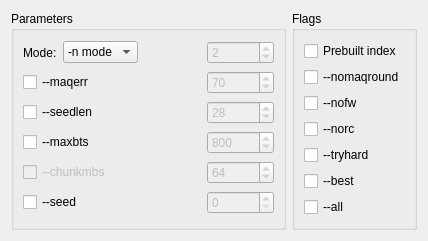
<?xml version="1.0" encoding="UTF-8"?>
<ui version="4.0">
 <class>BowtieSettings</class>
 <widget class="QWidget" name="BowtieSettings">
  <property name="windowModality">
   <enum>Qt::NonModal</enum>
  </property>
  <property name="enabled">
   <bool>true</bool>
  </property>
  <property name="geometry">
   <rect>
    <x>0</x>
    <y>0</y>
    <width>428</width>
    <height>241</height>
   </rect>
  </property>
  <property name="sizePolicy">
   <sizepolicy hsizetype="Preferred" vsizetype="Preferred">
    <horstretch>0</horstretch>
    <verstretch>0</verstretch>
   </sizepolicy>
  </property>
  <property name="minimumSize">
   <size>
    <width>0</width>
    <height>0</height>
   </size>
  </property>
  <property name="contextMenuPolicy">
   <enum>Qt::DefaultContextMenu</enum>
  </property>
  <property name="windowTitle">
   <string/>
  </property>
  <layout class="QHBoxLayout" name="horizontalLayout_3">
   <item>
    <widget class="QGroupBox" name="ParamBox">
     <property name="title">
      <string>Parameters</string>
     </property>
     <property name="checkable">
      <bool>false</bool>
     </property>
     <property name="checked">
      <bool>false</bool>
     </property>
     <layout class="QHBoxLayout" name="horizontalLayout">
      <item>
       <layout class="QGridLayout" name="gridLayout">
        <property name="horizontalSpacing">
         <number>8</number>
        </property>
        <item row="1" column="4">
         <widget class="QSpinBox" name="maqerrSpinBox">
          <property name="enabled">
           <bool>false</bool>
          </property>
          <property name="minimum">
           <number>1</number>
          </property>
          <property name="maximum">
           <number>999999999</number>
          </property>
          <property name="value">
           <number>70</number>
          </property>
         </widget>
        </item>
        <item row="1" column="2">
         <widget class="QCheckBox" name="maqerrCheckBox">
          <property name="toolTip">
           <string>&lt;!DOCTYPE HTML PUBLIC &quot;-//W3C//DTD HTML 4.0//EN&quot; &quot;http://www.w3.org/TR/REC-html40/strict.dtd&quot;&gt;
&lt;html&gt;&lt;head&gt;&lt;meta name=&quot;qrichtext&quot; content=&quot;1&quot; /&gt;&lt;style type=&quot;text/css&quot;&gt;
p, li { white-space: pre-wrap; }
&lt;/style&gt;&lt;/head&gt;&lt;body style=&quot; font-family:'MS Shell Dlg 2'; font-size:8.25pt; font-weight:400; font-style:normal;&quot;&gt;
&lt;p style=&quot; margin-top:0px; margin-bottom:0px; margin-left:0px; margin-right:0px; -qt-block-indent:0; text-indent:0px;&quot;&gt;&lt;span style=&quot; font-size:8pt;&quot;&gt;Maximum permitted total of quality values at all mismatched read positions throughout the entire alignment, &lt;/span&gt;&lt;/p&gt;
&lt;p style=&quot; margin-top:0px; margin-bottom:0px; margin-left:0px; margin-right:0px; -qt-block-indent:0; text-indent:0px;&quot;&gt;&lt;span style=&quot; font-size:8pt;&quot;&gt;not just in the &amp;quot;seed&amp;quot;. &lt;/span&gt;&lt;/p&gt;
&lt;p style=&quot; margin-top:0px; margin-bottom:0px; margin-left:0px; margin-right:0px; -qt-block-indent:0; text-indent:0px;&quot;&gt;&lt;span style=&quot; font-size:8pt;&quot;&gt;The default is 70. &lt;/span&gt;&lt;/p&gt;
&lt;p style=&quot; margin-top:0px; margin-bottom:0px; margin-left:0px; margin-right:0px; -qt-block-indent:0; text-indent:0px;&quot;&gt;&lt;span style=&quot; font-size:8pt;&quot;&gt;Like Maq, bowtie rounds quality values to the nearest 10 and saturates at 30; &lt;/span&gt;&lt;/p&gt;
&lt;p style=&quot; margin-top:0px; margin-bottom:0px; margin-left:0px; margin-right:0px; -qt-block-indent:0; text-indent:0px;&quot;&gt;&lt;span style=&quot; font-size:8pt;&quot;&gt;rounding can be disabled with --nomaqround.&lt;/span&gt;&lt;/p&gt;&lt;/body&gt;&lt;/html&gt;</string>
          </property>
          <property name="text">
           <string>--maqerr</string>
          </property>
         </widget>
        </item>
        <item row="2" column="2">
         <widget class="QCheckBox" name="seedlenCheckBox">
          <property name="toolTip">
           <string>&lt;!DOCTYPE HTML PUBLIC &quot;-//W3C//DTD HTML 4.0//EN&quot; &quot;http://www.w3.org/TR/REC-html40/strict.dtd&quot;&gt;
&lt;html&gt;&lt;head&gt;&lt;meta name=&quot;qrichtext&quot; content=&quot;1&quot; /&gt;&lt;style type=&quot;text/css&quot;&gt;
p, li { white-space: pre-wrap; }
&lt;/style&gt;&lt;/head&gt;&lt;body style=&quot; font-family:'MS Shell Dlg 2'; font-size:8.25pt; font-weight:400; font-style:normal;&quot;&gt;
&lt;p style=&quot; margin-top:0px; margin-bottom:0px; margin-left:0px; margin-right:0px; -qt-block-indent:0; text-indent:0px;&quot;&gt;&lt;span style=&quot; font-size:8pt;&quot;&gt;The &amp;quot;seed length&amp;quot;; &lt;/span&gt;&lt;/p&gt;
&lt;p style=&quot; margin-top:0px; margin-bottom:0px; margin-left:0px; margin-right:0px; -qt-block-indent:0; text-indent:0px;&quot;&gt;&lt;span style=&quot; font-size:8pt;&quot;&gt;i.e., the number of bases on the high-quality end of the read to which the -n ceiling applies.&lt;/span&gt;&lt;/p&gt;
&lt;p style=&quot; margin-top:0px; margin-bottom:0px; margin-left:0px; margin-right:0px; -qt-block-indent:0; text-indent:0px;&quot;&gt;&lt;span style=&quot; font-size:8pt;&quot;&gt;The lowest permitted setting is 5 and the default is 28. bowtie is faster for larger values of -l.&lt;/span&gt;&lt;/p&gt;&lt;/body&gt;&lt;/html&gt;</string>
          </property>
          <property name="text">
           <string>--seedlen</string>
          </property>
         </widget>
        </item>
        <item row="2" column="4">
         <widget class="QSpinBox" name="seedlenSpinBox">
          <property name="enabled">
           <bool>false</bool>
          </property>
          <property name="minimum">
           <number>5</number>
          </property>
          <property name="maximum">
           <number>999999999</number>
          </property>
          <property name="value">
           <number>28</number>
          </property>
         </widget>
        </item>
        <item row="1" column="3">
         <spacer name="horizontalSpacer_5">
          <property name="orientation">
           <enum>Qt::Horizontal</enum>
          </property>
          <property name="sizeHint" stdset="0">
           <size>
            <width>40</width>
            <height>20</height>
           </size>
          </property>
         </spacer>
        </item>
        <item row="2" column="3">
         <spacer name="horizontalSpacer_7">
          <property name="orientation">
           <enum>Qt::Horizontal</enum>
          </property>
          <property name="sizeHint" stdset="0">
           <size>
            <width>40</width>
            <height>20</height>
           </size>
          </property>
         </spacer>
        </item>
        <item row="3" column="2">
         <widget class="QCheckBox" name="maxbtsCheckBox">
          <property name="toolTip">
           <string>&lt;!DOCTYPE HTML PUBLIC &quot;-//W3C//DTD HTML 4.0//EN&quot; &quot;http://www.w3.org/TR/REC-html40/strict.dtd&quot;&gt;
&lt;html&gt;&lt;head&gt;&lt;meta name=&quot;qrichtext&quot; content=&quot;1&quot; /&gt;&lt;style type=&quot;text/css&quot;&gt;
p, li { white-space: pre-wrap; }
&lt;/style&gt;&lt;/head&gt;&lt;body style=&quot; font-family:'MS Shell Dlg 2'; font-size:8.25pt; font-weight:400; font-style:normal;&quot;&gt;
&lt;p style=&quot; margin-top:0px; margin-bottom:0px; margin-left:0px; margin-right:0px; -qt-block-indent:0; text-indent:0px;&quot;&gt;&lt;span style=&quot; font-size:8pt;&quot;&gt;The maximum insert size for valid paired-end alignments. &lt;/span&gt;&lt;/p&gt;
&lt;p style=&quot; margin-top:0px; margin-bottom:0px; margin-left:0px; margin-right:0px; -qt-block-indent:0; text-indent:0px;&quot;&gt;&lt;span style=&quot; font-size:8pt;&quot;&gt;E.g. if -X 100 is specified and a paired-end alignment consists of two 20-bp alignments in the proper orientation with a 60-bp gap between them, &lt;/span&gt;&lt;/p&gt;
&lt;p style=&quot; margin-top:0px; margin-bottom:0px; margin-left:0px; margin-right:0px; -qt-block-indent:0; text-indent:0px;&quot;&gt;&lt;span style=&quot; font-size:8pt;&quot;&gt;that alignment is considered valid (as long as -I is also satisfied). &lt;/span&gt;&lt;/p&gt;
&lt;p style=&quot; margin-top:0px; margin-bottom:0px; margin-left:0px; margin-right:0px; -qt-block-indent:0; text-indent:0px;&quot;&gt;&lt;span style=&quot; font-size:8pt;&quot;&gt;A 61-bp gap would not be valid in that case. &lt;/span&gt;&lt;/p&gt;
&lt;p style=&quot; margin-top:0px; margin-bottom:0px; margin-left:0px; margin-right:0px; -qt-block-indent:0; text-indent:0px;&quot;&gt;&lt;span style=&quot; font-size:8pt;&quot;&gt;If trimming options -3 or -5 are also used, &lt;/span&gt;&lt;/p&gt;
&lt;p style=&quot; margin-top:0px; margin-bottom:0px; margin-left:0px; margin-right:0px; -qt-block-indent:0; text-indent:0px;&quot;&gt;&lt;span style=&quot; font-size:8pt;&quot;&gt;the -X constraint is applied with respect to the untrimmed mates, not the trimmed mates.&lt;/span&gt;&lt;/p&gt;
&lt;p style=&quot; margin-top:0px; margin-bottom:0px; margin-left:0px; margin-right:0px; -qt-block-indent:0; text-indent:0px;&quot;&gt;&lt;span style=&quot; font-size:8pt;&quot;&gt;Default: 250.&lt;/span&gt;&lt;/p&gt;&lt;/body&gt;&lt;/html&gt;</string>
          </property>
          <property name="text">
           <string>--maxbts</string>
          </property>
         </widget>
        </item>
        <item row="3" column="3">
         <spacer name="horizontalSpacer_9">
          <property name="orientation">
           <enum>Qt::Horizontal</enum>
          </property>
          <property name="sizeHint" stdset="0">
           <size>
            <width>40</width>
            <height>20</height>
           </size>
          </property>
         </spacer>
        </item>
        <item row="3" column="4">
         <widget class="QSpinBox" name="maxbtsSpinBox">
          <property name="enabled">
           <bool>false</bool>
          </property>
          <property name="minimum">
           <number>1</number>
          </property>
          <property name="maximum">
           <number>999999999</number>
          </property>
          <property name="value">
           <number>800</number>
          </property>
         </widget>
        </item>
        <item row="5" column="3">
         <spacer name="horizontalSpacer_11">
          <property name="orientation">
           <enum>Qt::Horizontal</enum>
          </property>
          <property name="sizeHint" stdset="0">
           <size>
            <width>40</width>
            <height>20</height>
           </size>
          </property>
         </spacer>
        </item>
        <item row="5" column="4">
         <widget class="QSpinBox" name="chunkmbsSpinBox">
          <property name="enabled">
           <bool>false</bool>
          </property>
          <property name="minimum">
           <number>1</number>
          </property>
          <property name="maximum">
           <number>999999999</number>
          </property>
          <property name="value">
           <number>64</number>
          </property>
         </widget>
        </item>
        <item row="5" column="2">
         <widget class="QCheckBox" name="chunckmbsCheckBox">
          <property name="enabled">
           <bool>false</bool>
          </property>
          <property name="toolTip">
           <string>The number of megabytes of memory a given thread is given to store path descriptors in --best mode. 
Best-first search must keep track of many paths at once to ensure it is always extending the path with the lowest cumulative cost. 
Bowtie tries to minimize the memory impact of the descriptors, but they can still grow very large in some cases. 
If you receive an error message saying that chunk memory has been exhausted in --best mode, 
try adjusting this parameter up to dedicate more memory to the descriptors. 
Default: 64.</string>
          </property>
          <property name="text">
           <string>--chunkmbs</string>
          </property>
         </widget>
        </item>
        <item row="6" column="4">
         <widget class="QSpinBox" name="spinBox">
          <property name="enabled">
           <bool>false</bool>
          </property>
          <property name="maximum">
           <number>999999999</number>
          </property>
         </widget>
        </item>
        <item row="6" column="2">
         <widget class="QCheckBox" name="seedCheckBox">
          <property name="toolTip">
           <string>Use &lt;int&gt; as the seed for pseudo-random number generator</string>
          </property>
          <property name="text">
           <string>--seed</string>
          </property>
         </widget>
        </item>
        <item row="6" column="3">
         <spacer name="horizontalSpacer_2">
          <property name="orientation">
           <enum>Qt::Horizontal</enum>
          </property>
          <property name="sizeHint" stdset="0">
           <size>
            <width>40</width>
            <height>20</height>
           </size>
          </property>
         </spacer>
        </item>
        <item row="0" column="4">
         <widget class="QSpinBox" name="mismatchesSpinBox">
          <property name="enabled">
           <bool>false</bool>
          </property>
          <property name="maximum">
           <number>3</number>
          </property>
          <property name="value">
           <number>2</number>
          </property>
         </widget>
        </item>
        <item row="0" column="3">
         <spacer name="horizontalSpacer">
          <property name="orientation">
           <enum>Qt::Horizontal</enum>
          </property>
          <property name="sizeType">
           <enum>QSizePolicy::MinimumExpanding</enum>
          </property>
          <property name="sizeHint" stdset="0">
           <size>
            <width>40</width>
            <height>20</height>
           </size>
          </property>
         </spacer>
        </item>
        <item row="0" column="2">
         <layout class="QHBoxLayout" name="horizontalLayout_2">
          <item>
           <widget class="QLabel" name="label">
            <property name="text">
             <string>Mode:  </string>
            </property>
           </widget>
          </item>
          <item>
           <widget class="QComboBox" name="mismatchesComboBox">
            <property name="toolTip">
             <string>&lt;!DOCTYPE HTML PUBLIC &quot;-//W3C//DTD HTML 4.0//EN&quot; &quot;http://www.w3.org/TR/REC-html40/strict.dtd&quot;&gt;
&lt;html&gt;&lt;head&gt;&lt;meta name=&quot;qrichtext&quot; content=&quot;1&quot; /&gt;&lt;style type=&quot;text/css&quot;&gt;
p, li { white-space: pre-wrap; }
&lt;/style&gt;&lt;/head&gt;&lt;body style=&quot; font-family:'MS Shell Dlg 2'; font-size:8.25pt; font-weight:400; font-style:normal;&quot;&gt;
&lt;p style=&quot; margin-top:0px; margin-bottom:0px; margin-left:0px; margin-right:0px; -qt-block-indent:0; text-indent:0px;&quot;&gt;&lt;span style=&quot; font-size:8pt;&quot;&gt;When the -n option is specified (which is the default), &lt;/span&gt;&lt;/p&gt;
&lt;p style=&quot; margin-top:0px; margin-bottom:0px; margin-left:0px; margin-right:0px; -qt-block-indent:0; text-indent:0px;&quot;&gt;&lt;span style=&quot; font-size:8pt;&quot;&gt;bowtie determines which alignments are valid according to the following policy, &lt;/span&gt;&lt;/p&gt;
&lt;p style=&quot; margin-top:0px; margin-bottom:0px; margin-left:0px; margin-right:0px; -qt-block-indent:0; text-indent:0px;&quot;&gt;&lt;span style=&quot; font-size:8pt;&quot;&gt;which is similar to Maq's default policy.&lt;/span&gt;&lt;/p&gt;
&lt;p style=&quot;-qt-paragraph-type:empty; margin-top:0px; margin-bottom:0px; margin-left:0px; margin-right:0px; -qt-block-indent:0; text-indent:0px; font-size:8pt;&quot;&gt;&lt;/p&gt;
&lt;p style=&quot; margin-top:0px; margin-bottom:0px; margin-left:0px; margin-right:0px; -qt-block-indent:0; text-indent:0px;&quot;&gt;&lt;span style=&quot; font-size:8pt;&quot;&gt;In -v mode, alignments may have no more than V mismatches, where V may be a number from 0 through 3 set using the -v option. Quality values are ignored. The -v option is mutually exclusive with the -n option.&lt;/span&gt;&lt;/p&gt;&lt;/body&gt;&lt;/html&gt;</string>
            </property>
            <property name="modelColumn">
             <number>0</number>
            </property>
            <item>
             <property name="text">
              <string>-n mode</string>
             </property>
            </item>
            <item>
             <property name="text">
              <string>-v mode</string>
             </property>
            </item>
           </widget>
          </item>
         </layout>
        </item>
       </layout>
      </item>
     </layout>
    </widget>
   </item>
   <item>
    <widget class="QGroupBox" name="FlagsBox">
     <property name="title">
      <string>Flags</string>
     </property>
     <property name="flat">
      <bool>false</bool>
     </property>
     <property name="checkable">
      <bool>false</bool>
     </property>
     <layout class="QVBoxLayout" name="verticalLayout_2">
      <item>
       <layout class="QVBoxLayout" name="verticalLayout">
        <item>
         <widget class="QCheckBox" name="prebuiltIndexCheckBox">
          <property name="toolTip">
           <string>Using prebuilt index file instead of reference sequence</string>
          </property>
          <property name="text">
           <string>Prebuilt index</string>
          </property>
         </widget>
        </item>
        <item>
         <widget class="QCheckBox" name="nomaqroundCheckBox">
          <property name="toolTip">
           <string>&lt;!DOCTYPE HTML PUBLIC &quot;-//W3C//DTD HTML 4.0//EN&quot; &quot;http://www.w3.org/TR/REC-html40/strict.dtd&quot;&gt;
&lt;html&gt;&lt;head&gt;&lt;meta name=&quot;qrichtext&quot; content=&quot;1&quot; /&gt;&lt;style type=&quot;text/css&quot;&gt;
p, li { white-space: pre-wrap; }
&lt;/style&gt;&lt;/head&gt;&lt;body style=&quot; font-family:'MS Shell Dlg 2'; font-size:8.25pt; font-weight:400; font-style:normal;&quot;&gt;
&lt;p style=&quot; margin-top:0px; margin-bottom:0px; margin-left:0px; margin-right:0px; -qt-block-indent:0; text-indent:0px;&quot;&gt;&lt;span style=&quot; font-size:8pt;&quot;&gt;Maq accepts quality values in the Phred quality scale, &lt;/span&gt;&lt;/p&gt;
&lt;p style=&quot; margin-top:0px; margin-bottom:0px; margin-left:0px; margin-right:0px; -qt-block-indent:0; text-indent:0px;&quot;&gt;&lt;span style=&quot; font-size:8pt;&quot;&gt;but internally rounds values to the nearest 10, &lt;/span&gt;&lt;/p&gt;
&lt;p style=&quot; margin-top:0px; margin-bottom:0px; margin-left:0px; margin-right:0px; -qt-block-indent:0; text-indent:0px;&quot;&gt;&lt;span style=&quot; font-size:8pt;&quot;&gt;with a maximum of 30. &lt;/span&gt;&lt;/p&gt;
&lt;p style=&quot; margin-top:0px; margin-bottom:0px; margin-left:0px; margin-right:0px; -qt-block-indent:0; text-indent:0px;&quot;&gt;&lt;span style=&quot; font-size:8pt;&quot;&gt;By default, bowtie also rounds this way. --nomaqround prevents this rounding in bowtie.&lt;/span&gt;&lt;/p&gt;&lt;/body&gt;&lt;/html&gt;</string>
          </property>
          <property name="text">
           <string>--nomaqround</string>
          </property>
         </widget>
        </item>
        <item>
         <widget class="QCheckBox" name="nofwCheckBox">
          <property name="toolTip">
           <string>If --nofw is specified, bowtie will not attempt to align against the forward reference strand.</string>
          </property>
          <property name="text">
           <string>--nofw</string>
          </property>
         </widget>
        </item>
        <item>
         <widget class="QCheckBox" name="norcCheckBox">
          <property name="toolTip">
           <string>If --norc is specified, bowtie will not attempt to align against the reverse-complement reference strand.</string>
          </property>
          <property name="text">
           <string>--norc</string>
          </property>
         </widget>
        </item>
        <item>
         <widget class="QCheckBox" name="tryhardCheckBox">
          <property name="toolTip">
           <string>&lt;!DOCTYPE HTML PUBLIC &quot;-//W3C//DTD HTML 4.0//EN&quot; &quot;http://www.w3.org/TR/REC-html40/strict.dtd&quot;&gt;
&lt;html&gt;&lt;head&gt;&lt;meta name=&quot;qrichtext&quot; content=&quot;1&quot; /&gt;&lt;style type=&quot;text/css&quot;&gt;
p, li { white-space: pre-wrap; }
&lt;/style&gt;&lt;/head&gt;&lt;body style=&quot; font-family:'MS Shell Dlg 2'; font-size:8.25pt; font-weight:400; font-style:normal;&quot;&gt;
&lt;p style=&quot; margin-top:0px; margin-bottom:0px; margin-left:0px; margin-right:0px; -qt-block-indent:0; text-indent:0px;&quot;&gt;&lt;span style=&quot; font-size:8pt;&quot;&gt;Try as hard as possible to find valid alignments when they exist, including paired-end alignments. &lt;/span&gt;&lt;/p&gt;
&lt;p style=&quot; margin-top:0px; margin-bottom:0px; margin-left:0px; margin-right:0px; -qt-block-indent:0; text-indent:0px;&quot;&gt;&lt;span style=&quot; font-size:8pt;&quot;&gt;This is equivalent to specifying very high values for the --maxbts and --pairtries options.&lt;/span&gt;&lt;/p&gt;
&lt;p style=&quot; margin-top:0px; margin-bottom:0px; margin-left:0px; margin-right:0px; -qt-block-indent:0; text-indent:0px;&quot;&gt;&lt;span style=&quot; font-size:8pt;&quot;&gt;This mode is generally much slower than the default settings, &lt;/span&gt;&lt;/p&gt;
&lt;p style=&quot; margin-top:0px; margin-bottom:0px; margin-left:0px; margin-right:0px; -qt-block-indent:0; text-indent:0px;&quot;&gt;&lt;span style=&quot; font-size:8pt;&quot;&gt;but can be useful for certain problems. &lt;/span&gt;&lt;/p&gt;
&lt;p style=&quot; margin-top:0px; margin-bottom:0px; margin-left:0px; margin-right:0px; -qt-block-indent:0; text-indent:0px;&quot;&gt;&lt;span style=&quot; font-size:8pt;&quot;&gt;This mode is slower when (a) the reference is very repetitive, &lt;/span&gt;&lt;/p&gt;
&lt;p style=&quot; margin-top:0px; margin-bottom:0px; margin-left:0px; margin-right:0px; -qt-block-indent:0; text-indent:0px;&quot;&gt;&lt;span style=&quot; font-size:8pt;&quot;&gt;(b) the reads are low quality, &lt;/span&gt;&lt;/p&gt;
&lt;p style=&quot; margin-top:0px; margin-bottom:0px; margin-left:0px; margin-right:0px; -qt-block-indent:0; text-indent:0px;&quot;&gt;&lt;span style=&quot; font-size:8pt;&quot;&gt;or (c) not many reads have valid alignments.&lt;/span&gt;&lt;/p&gt;&lt;/body&gt;&lt;/html&gt;</string>
          </property>
          <property name="text">
           <string>--tryhard</string>
          </property>
         </widget>
        </item>
        <item>
         <widget class="QCheckBox" name="bestCheckBox">
          <property name="toolTip">
           <string>Make Bowtie guarantee that reported singleton alignments are &quot;best&quot; in terms of stratum
(i.e. number of mismatches, or mismatches in the seed in the case of -n mode)
and in terms of the quality values at the mismatched position(s).
bowtie is somewhat slower when --best is specified.
           </string>
          </property>
          <property name="text">
           <string>--best</string>
          </property>
         </widget>
        </item>
        <item>
         <widget class="QCheckBox" name="allCheckBox">
          <property name="toolTip">
           <string>Report all valid alignments per read or pair.</string>
          </property>
          <property name="text">
           <string>--all</string>
          </property>
         </widget>
        </item>
       </layout>
      </item>
     </layout>
    </widget>
   </item>
  </layout>
 </widget>
 <resources/>
 <connections>
  <connection>
   <sender>maqerrCheckBox</sender>
   <signal>clicked(bool)</signal>
   <receiver>maqerrSpinBox</receiver>
   <slot>setEnabled(bool)</slot>
   <hints>
    <hint type="sourcelabel">
     <x>106</x>
     <y>120</y>
    </hint>
    <hint type="destinationlabel">
     <x>327</x>
     <y>121</y>
    </hint>
   </hints>
  </connection>
  <connection>
   <sender>seedlenCheckBox</sender>
   <signal>clicked(bool)</signal>
   <receiver>seedlenSpinBox</receiver>
   <slot>setEnabled(bool)</slot>
   <hints>
    <hint type="sourcelabel">
     <x>96</x>
     <y>166</y>
    </hint>
    <hint type="destinationlabel">
     <x>327</x>
     <y>167</y>
    </hint>
   </hints>
  </connection>
  <connection>
   <sender>maxbtsCheckBox</sender>
   <signal>clicked(bool)</signal>
   <receiver>maxbtsSpinBox</receiver>
   <slot>setEnabled(bool)</slot>
   <hints>
    <hint type="sourcelabel">
     <x>76</x>
     <y>212</y>
    </hint>
    <hint type="destinationlabel">
     <x>327</x>
     <y>213</y>
    </hint>
   </hints>
  </connection>
  <connection>
   <sender>chunckmbsCheckBox</sender>
   <signal>clicked(bool)</signal>
   <receiver>chunkmbsSpinBox</receiver>
   <slot>setEnabled(bool)</slot>
   <hints>
    <hint type="sourcelabel">
     <x>113</x>
     <y>258</y>
    </hint>
    <hint type="destinationlabel">
     <x>327</x>
     <y>259</y>
    </hint>
   </hints>
  </connection>
  <connection>
   <sender>seedCheckBox</sender>
   <signal>clicked(bool)</signal>
   <receiver>spinBox</receiver>
   <slot>setEnabled(bool)</slot>
   <hints>
    <hint type="sourcelabel">
     <x>89</x>
     <y>304</y>
    </hint>
    <hint type="destinationlabel">
     <x>327</x>
     <y>305</y>
    </hint>
   </hints>
  </connection>
  <connection>
   <sender>bestCheckBox</sender>
   <signal>toggled(bool)</signal>
   <receiver>chunckmbsCheckBox</receiver>
   <slot>setEnabled(bool)</slot>
   <hints>
    <hint type="sourcelabel">
     <x>364</x>
     <y>188</y>
    </hint>
    <hint type="destinationlabel">
     <x>109</x>
     <y>251</y>
    </hint>
   </hints>
  </connection>
 </connections>
</ui>
